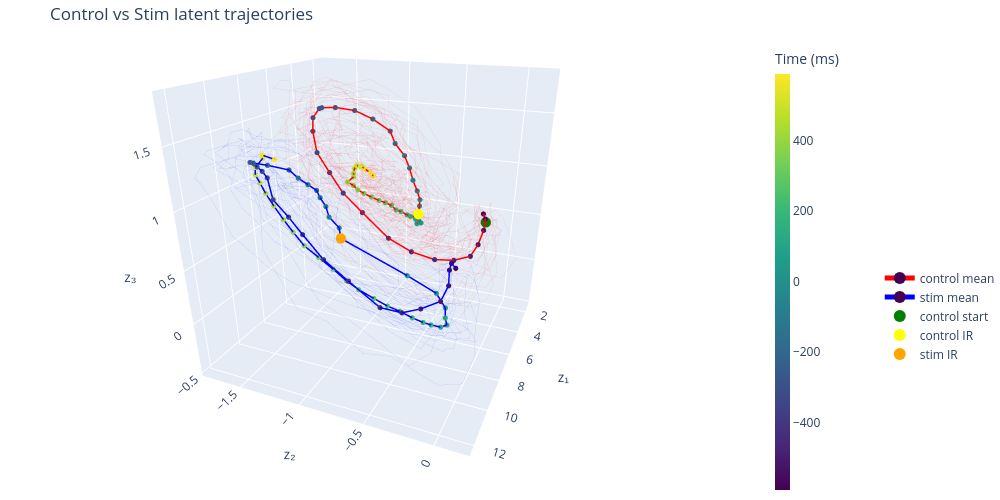

The cell this chart's notebook holds for it:
### Code cell
# Plot with offset
fig = plot_latent_phase_portrait_shared(
    z_control=z_control,
    z_stim=z_stim_1,
    centers_ms_control=centers_ms_control,
    centers_ms_stim=centers_ms_stim,
    alpha_trials=0.1,
    stim_z1_offset=5.0
)

fig.update_layout(scene_camera=dict(
    eye=dict(x=1.75, y=0.75, z=0.75),
    center=dict(x=0, y=0, z=-0.2)
))

fig.show()
